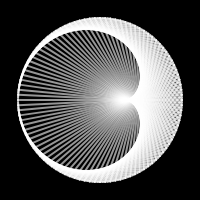
Frame 1 (no input)
Frame 60 (no input): identical to frame 1, image omitted
Frame 120 (the mouse pressed at the canvas centre since frame 60): identical to frame 1, image omitted

The p5.js sketch that drew this single still picture (run headless with seeded random() and noise() and a simulated clock; from frame 60 on, the mouse is pressed at the canvas centre):

// p5.js sketch
// ── sketch.js
let total = 200;
var r;


//pvector -obj that has and stores x and y
//can make x and y components from angle and scale by multiplying by radius
function setup() {
    createCanvas(200, 200);
    r = width / 2- 18; // radius
}



function getVector(index, total) {
    const angle = map(index % total, 0, total, 0, TWO_PI);
    const v = p5.Vector.fromAngle(angle + PI);
    v.mult(r);
    return v;
  }
  
function draw() {
    background(0);


    
    let factor = 2;
   
    translate(width / 2, height / 2); // origin is moved from 0,0 to the center of the canvas

    
    stroke(255, 150);
    strokeWeight(2);
    noFill();
    ellipse(0, 0, r * 2);


    strokeWeight(2);
    for (let i = 0; i < total; i++) {
      const a = getVector(i, total);
      const b = getVector(i * factor, total);
      line(a.x, a.y, b.x, b.y);
    }
  
}
